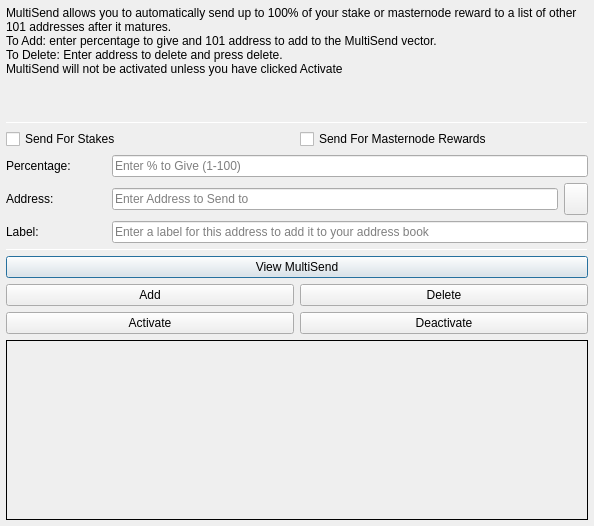
<?xml version="1.0" encoding="UTF-8"?>
<ui version="4.0">
 <class>MultiSendDialog</class>
 <widget class="QDialog" name="MultiSendDialog">
  <property name="windowModality">
   <enum>Qt::NonModal</enum>
  </property>
  <property name="geometry">
   <rect>
    <x>0</x>
    <y>0</y>
    <width>594</width>
    <height>526</height>
   </rect>
  </property>
  <property name="windowTitle">
   <string>MultiSend</string>
  </property>
  <layout class="QVBoxLayout" name="verticalLayout" stretch="0">
   <property name="leftMargin">
    <number>6</number>
   </property>
   <property name="topMargin">
    <number>6</number>
   </property>
   <property name="rightMargin">
    <number>6</number>
   </property>
   <property name="bottomMargin">
    <number>6</number>
   </property>
   <item>
    <layout class="QVBoxLayout" name="verticalLayout_Main" stretch="1,1,1,0,1,1,1">
     <item>
      <widget class="QLabel" name="label_2">
       <property name="lineWidth">
        <number>1</number>
       </property>
       <property name="text">
        <string>MultiSend allows you to automatically send up to 100% of your stake or masternode reward to a list of other 101 addresses after it matures.
To Add: enter percentage to give and 101 address to add to the MultiSend vector.
To Delete: Enter address to delete and press delete.
MultiSend will not be activated unless you have clicked Activate</string>
       </property>
       <property name="alignment">
        <set>Qt::AlignLeading|Qt::AlignLeft|Qt::AlignTop</set>
       </property>
       <property name="wordWrap">
        <bool>true</bool>
       </property>
      </widget>
     </item>
     <item>
      <widget class="Line" name="line">
       <property name="minimumSize">
        <size>
         <width>0</width>
         <height>1</height>
        </size>
       </property>
       <property name="maximumSize">
        <size>
         <width>16777215</width>
         <height>1</height>
        </size>
       </property>
       <property name="orientation">
        <enum>Qt::Horizontal</enum>
       </property>
      </widget>
     </item>
     <item>
      <layout class="QVBoxLayout" name="verticalLayout_Settings">
       <item>
        <layout class="QHBoxLayout" name="horizontalLayout">
         <item>
          <widget class="QCheckBox" name="multiSendStakeCheckBox">
           <property name="text">
            <string>Send For Stakes</string>
           </property>
          </widget>
         </item>
         <item>
          <widget class="QCheckBox" name="multiSendMasternodeCheckBox">
           <property name="text">
            <string>Send For Masternode Rewards</string>
           </property>
          </widget>
         </item>
        </layout>
       </item>
       <item>
        <layout class="QHBoxLayout" name="horizontalLayout_6">
         <item>
          <widget class="QLabel" name="label">
           <property name="minimumSize">
            <size>
             <width>100</width>
             <height>0</height>
            </size>
           </property>
           <property name="toolTip">
            <string>Percentage of stake to send</string>
           </property>
           <property name="text">
            <string>Percentage:</string>
           </property>
          </widget>
         </item>
         <item>
          <widget class="QLineEdit" name="multiSendPercentEdit">
           <property name="toolTip">
            <string>Enter whole numbers 1 - 100</string>
           </property>
           <property name="placeholderText">
            <string>Enter % to Give (1-100)</string>
           </property>
          </widget>
         </item>
        </layout>
       </item>
       <item>
        <layout class="QHBoxLayout" name="horizontalLayout_7">
         <item>
          <widget class="QLabel" name="label_5">
           <property name="minimumSize">
            <size>
             <width>100</width>
             <height>0</height>
            </size>
           </property>
           <property name="toolTip">
            <string>Address to send portion of stake to</string>
           </property>
           <property name="text">
            <string>Address:</string>
           </property>
          </widget>
         </item>
         <item>
          <widget class="QLineEdit" name="multiSendAddressEdit">
           <property name="toolTip">
            <string/>
           </property>
           <property name="placeholderText">
            <string>Enter Address to Send to</string>
           </property>
          </widget>
         </item>
         <item>
          <widget class="QToolButton" name="addressBookButton">
           <property name="maximumSize">
            <size>
             <width>16777215</width>
             <height>32</height>
            </size>
           </property>
           <property name="toolTip">
            <string>Choose an address from the address book</string>
           </property>
           <property name="text">
            <string/>
           </property>
           <property name="icon">
            <iconset resource="../101coin.qrc">
             <normaloff>:/icons/address-book</normaloff>:/icons/address-book</iconset>
           </property>
           <property name="shortcut">
            <string>Alt+A</string>
           </property>
          </widget>
         </item>
        </layout>
       </item>
      </layout>
     </item>
     <item>
      <layout class="QHBoxLayout" name="horizontalLayout_3">
       <item>
        <widget class="QLabel" name="label_3">
         <property name="minimumSize">
          <size>
           <width>100</width>
           <height>0</height>
          </size>
         </property>
         <property name="text">
          <string>Label:</string>
         </property>
        </widget>
       </item>
       <item>
        <widget class="QLineEdit" name="labelAddressLabelEdit">
         <property name="placeholderText">
          <string>Enter a label for this address to add it to your address book</string>
         </property>
        </widget>
       </item>
      </layout>
     </item>
     <item>
      <widget class="Line" name="line_2">
       <property name="minimumSize">
        <size>
         <width>0</width>
         <height>1</height>
        </size>
       </property>
       <property name="maximumSize">
        <size>
         <width>16777215</width>
         <height>1</height>
        </size>
       </property>
       <property name="orientation">
        <enum>Qt::Horizontal</enum>
       </property>
      </widget>
     </item>
     <item>
      <layout class="QVBoxLayout" name="verticalLayout_Buttons">
       <item>
        <layout class="QHBoxLayout" name="horizontalLayout_4">
         <item>
          <widget class="QPushButton" name="viewButton">
           <property name="toolTip">
            <string/>
           </property>
           <property name="statusTip">
            <string>View MultiSend Vector</string>
           </property>
           <property name="text">
            <string>View MultiSend</string>
           </property>
          </widget>
         </item>
        </layout>
       </item>
       <item>
        <layout class="QHBoxLayout" name="horizontalLayout_2">
         <item>
          <widget class="QPushButton" name="addButton">
           <property name="toolTip">
            <string/>
           </property>
           <property name="statusTip">
            <string>Add to MultiSend Vector</string>
           </property>
           <property name="text">
            <string>Add</string>
           </property>
          </widget>
         </item>
         <item>
          <widget class="QPushButton" name="deleteButton">
           <property name="toolTip">
            <string/>
           </property>
           <property name="statusTip">
            <string>Delete Address From MultiSend Vector</string>
           </property>
           <property name="text">
            <string>Delete</string>
           </property>
          </widget>
         </item>
        </layout>
       </item>
       <item>
        <layout class="QHBoxLayout" name="horizontalLayout_5">
         <item>
          <widget class="QPushButton" name="activateButton">
           <property name="statusTip">
            <string>Activate MultiSend</string>
           </property>
           <property name="text">
            <string>Activate</string>
           </property>
          </widget>
         </item>
         <item>
          <widget class="QPushButton" name="disableButton">
           <property name="statusTip">
            <string>Deactivate MultiSend</string>
           </property>
           <property name="text">
            <string>Deactivate</string>
           </property>
          </widget>
         </item>
        </layout>
       </item>
      </layout>
     </item>
     <item>
      <widget class="QLabel" name="message">
       <property name="minimumSize">
        <size>
         <width>0</width>
         <height>180</height>
        </size>
       </property>
       <property name="frameShape">
        <enum>QFrame::Panel</enum>
       </property>
       <property name="frameShadow">
        <enum>QFrame::Plain</enum>
       </property>
       <property name="lineWidth">
        <number>1</number>
       </property>
       <property name="midLineWidth">
        <number>1</number>
       </property>
       <property name="text">
        <string/>
       </property>
       <property name="alignment">
        <set>Qt::AlignLeading|Qt::AlignLeft|Qt::AlignTop</set>
       </property>
       <property name="wordWrap">
        <bool>true</bool>
       </property>
      </widget>
     </item>
    </layout>
   </item>
  </layout>
 </widget>
 <resources>
  <include location="../101coin.qrc"/>
 </resources>
 <connections/>
</ui>
